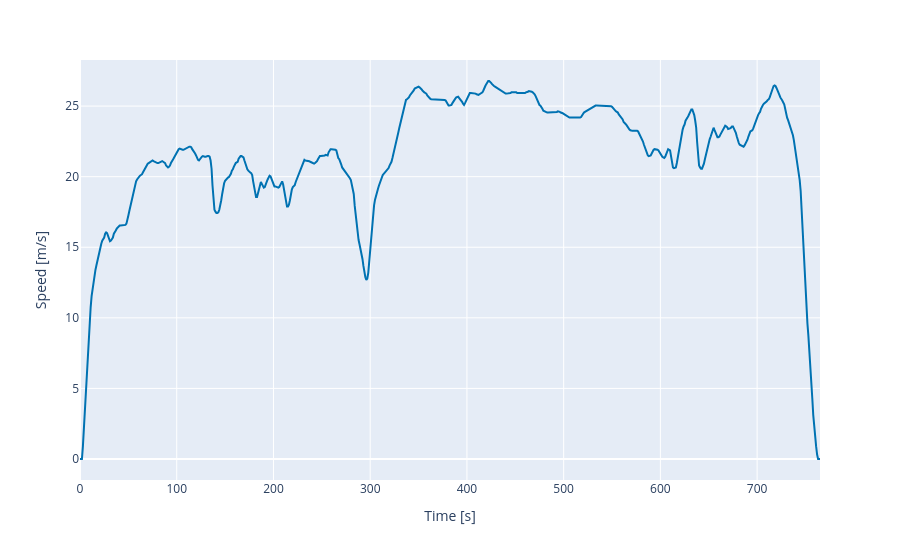

This figure's notebook cell:
### Markdown cell above
## Visualizing a Drive Cycle

FASTSim has convenience functions for visualizing drive cycles.

### Code cell
# Default: x=`time_seconds`, y=`speed_meters_per_second`
fig = cyc.plot(show=False)
fig.update_traces(line={"color": "#0072B2"})
fig.show()

# Try also:
# - cyc.plot(x="dist_meters")
# - cyc.plot(y="grade")
# - cyc.plot(x="dist_meters", y="grade")

### Figure 1 — Plotly figure (JSON) as saved in the notebook; plotly's stock layout.template omitted (floating-point values rounded to 4 significant figures; data arrays with more than 128 entries replaced by an {"elided": "..."} marker saying what was removed)
{"data": [{"hovertemplate": "time_seconds=%{x}<br>speed_meters_per_second=%{y}<extra></extra>", "legendgroup": "", "line": {"color": "#0072B2", "dash": "solid"}, "marker": {"symbol": "circle"}, "mode": "lines", "name": "", "orientation": "v", "showlegend": false, "type": "scatter", "x": {"elided": "766 float values"}, "xaxis": "x", "y": {"elided": "766 float values"}, "yaxis": "y"}], "layout": {"legend": {"tracegroupgap": 0}, "margin": {"t": 60}, "xaxis": {"anchor": "y", "domain": [0, 1], "title": {"text": "Time [s]"}}, "yaxis": {"anchor": "x", "domain": [0, 1], "title": {"text": "Speed [m/s]"}}}}
